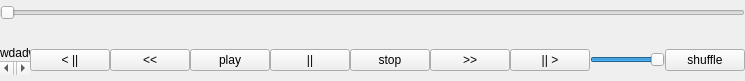
<?xml version="1.0" encoding="UTF-8"?>
<ui version="4.0">
 <class>PlayMusic</class>
 <widget class="QWidget" name="PlayMusic">
  <property name="geometry">
   <rect>
    <x>0</x>
    <y>0</y>
    <width>690</width>
    <height>81</height>
   </rect>
  </property>
  <property name="sizePolicy">
   <sizepolicy hsizetype="Expanding" vsizetype="Minimum">
    <horstretch>0</horstretch>
    <verstretch>0</verstretch>
   </sizepolicy>
  </property>
  <property name="minimumSize">
   <size>
    <width>0</width>
    <height>80</height>
   </size>
  </property>
  <property name="maximumSize">
   <size>
    <width>16777215</width>
    <height>86</height>
   </size>
  </property>
  <property name="windowTitle">
   <string>Form</string>
  </property>
  <layout class="QVBoxLayout" name="verticalLayout_2">
   <property name="spacing">
    <number>0</number>
   </property>
   <property name="leftMargin">
    <number>0</number>
   </property>
   <property name="topMargin">
    <number>0</number>
   </property>
   <property name="rightMargin">
    <number>0</number>
   </property>
   <property name="bottomMargin">
    <number>0</number>
   </property>
   <item>
    <layout class="QVBoxLayout" name="verticalLayout">
     <property name="spacing">
      <number>0</number>
     </property>
     <item>
      <widget class="QSlider" name="sliderMusic">
       <property name="orientation">
        <enum>Qt::Horizontal</enum>
       </property>
      </widget>
     </item>
     <item>
      <widget class="QLabel" name="labelTime">
       <property name="sizePolicy">
        <sizepolicy hsizetype="Minimum" vsizetype="Minimum">
         <horstretch>0</horstretch>
         <verstretch>0</verstretch>
        </sizepolicy>
       </property>
       <property name="minimumSize">
        <size>
         <width>50</width>
         <height>20</height>
        </size>
       </property>
       <property name="maximumSize">
        <size>
         <width>50</width>
         <height>20</height>
        </size>
       </property>
       <property name="font">
        <font>
         <pointsize>7</pointsize>
         <weight>75</weight>
         <italic>true</italic>
         <bold>true</bold>
        </font>
       </property>
       <property name="layoutDirection">
        <enum>Qt::RightToLeft</enum>
       </property>
       <property name="text">
        <string/>
       </property>
       <property name="alignment">
        <set>Qt::AlignRight|Qt::AlignTrailing|Qt::AlignVCenter</set>
       </property>
      </widget>
     </item>
    </layout>
   </item>
   <item>
    <layout class="QHBoxLayout" name="horizontalLayout">
     <item>
      <widget class="QScrollArea" name="scrollArea">
       <property name="minimumSize">
        <size>
         <width>30</width>
         <height>0</height>
        </size>
       </property>
       <property name="maximumSize">
        <size>
         <width>16777215</width>
         <height>30</height>
        </size>
       </property>
       <property name="frameShape">
        <enum>QFrame::NoFrame</enum>
       </property>
       <property name="frameShadow">
        <enum>QFrame::Plain</enum>
       </property>
       <property name="verticalScrollBarPolicy">
        <enum>Qt::ScrollBarAlwaysOff</enum>
       </property>
       <property name="horizontalScrollBarPolicy">
        <enum>Qt::ScrollBarAsNeeded</enum>
       </property>
       <property name="sizeAdjustPolicy">
        <enum>QAbstractScrollArea::AdjustToContentsOnFirstShow</enum>
       </property>
       <property name="widgetResizable">
        <bool>true</bool>
       </property>
       <widget class="QWidget" name="scrollAreaWidgetContents">
        <property name="geometry">
         <rect>
          <x>0</x>
          <y>0</y>
          <width>1091</width>
          <height>16</height>
         </rect>
        </property>
        <property name="sizePolicy">
         <sizepolicy hsizetype="Expanding" vsizetype="Expanding">
          <horstretch>0</horstretch>
          <verstretch>0</verstretch>
         </sizepolicy>
        </property>
        <layout class="QVBoxLayout" name="verticalLayout_3">
         <property name="spacing">
          <number>0</number>
         </property>
         <property name="leftMargin">
          <number>0</number>
         </property>
         <property name="topMargin">
          <number>0</number>
         </property>
         <property name="rightMargin">
          <number>0</number>
         </property>
         <property name="bottomMargin">
          <number>0</number>
         </property>
         <item>
          <widget class="QLabel" name="NameMusic">
           <property name="sizePolicy">
            <sizepolicy hsizetype="Expanding" vsizetype="Expanding">
             <horstretch>0</horstretch>
             <verstretch>0</verstretch>
            </sizepolicy>
           </property>
           <property name="text">
            <string>wdadwadwwawdatwdytadwyatuatyuatwydtawyudtawydutayutyawdtyawdtyuawtyauwtdyuawdtyuawdtyuawdtyuawtauywtawyutawyudtaywtadyutadwyuadtwyuawtyadwtyuawtadwy</string>
           </property>
          </widget>
         </item>
        </layout>
       </widget>
      </widget>
     </item>
     <item>
      <widget class="QPushButton" name="ButtonPrevious">
       <property name="text">
        <string>&lt; ||</string>
       </property>
      </widget>
     </item>
     <item>
      <widget class="QPushButton" name="ButtonRewind">
       <property name="text">
        <string>&lt;&lt;</string>
       </property>
      </widget>
     </item>
     <item>
      <widget class="QPushButton" name="ButtonPlay">
       <property name="sizePolicy">
        <sizepolicy hsizetype="Minimum" vsizetype="Fixed">
         <horstretch>0</horstretch>
         <verstretch>0</verstretch>
        </sizepolicy>
       </property>
       <property name="text">
        <string>play</string>
       </property>
      </widget>
     </item>
     <item>
      <widget class="QPushButton" name="ButtonPause">
       <property name="text">
        <string>||</string>
       </property>
      </widget>
     </item>
     <item>
      <widget class="QPushButton" name="ButtinStop">
       <property name="text">
        <string>stop</string>
       </property>
      </widget>
     </item>
     <item>
      <widget class="QPushButton" name="ButtonFastForward">
       <property name="text">
        <string>&gt;&gt;</string>
       </property>
      </widget>
     </item>
     <item>
      <widget class="QPushButton" name="ButtonNext">
       <property name="text">
        <string>|| &gt;</string>
       </property>
      </widget>
     </item>
     <item>
      <widget class="QSlider" name="sliderVolume">
       <property name="minimumSize">
        <size>
         <width>75</width>
         <height>0</height>
        </size>
       </property>
       <property name="maximumSize">
        <size>
         <width>75</width>
         <height>16777215</height>
        </size>
       </property>
       <property name="maximum">
        <number>100</number>
       </property>
       <property name="value">
        <number>100</number>
       </property>
       <property name="orientation">
        <enum>Qt::Horizontal</enum>
       </property>
      </widget>
     </item>
     <item>
      <widget class="QPushButton" name="ButtonShuffle">
       <property name="text">
        <string>shuffle</string>
       </property>
      </widget>
     </item>
    </layout>
   </item>
  </layout>
 </widget>
 <resources/>
 <connections/>
</ui>
